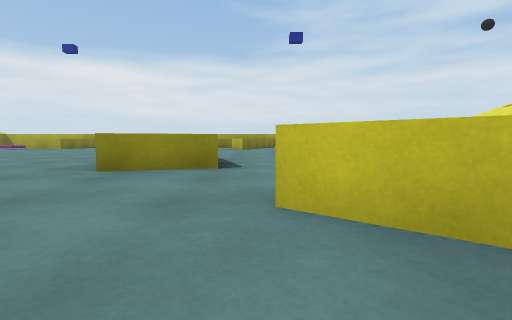
View 1 (above)

16 first-person views from a walk through a 3-D level made in the Unity game engine. The camera is 0.33 m above the floor, tilts 4° down and sees 85° across. The floor is counted in squares, 1 m on a side. Each view is taken from the middle of a square. On the plan, view 1 faces up. The plan holds only what a view shows up to about 9 squares ahead; the rest is blank. The place goes on beyond the plan. The player is left out.

View 2
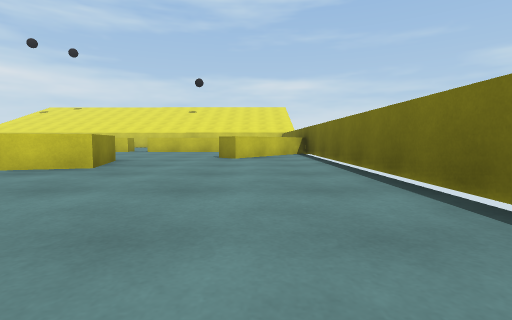

View 3
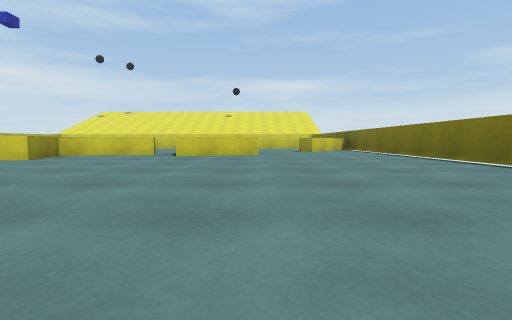

View 4
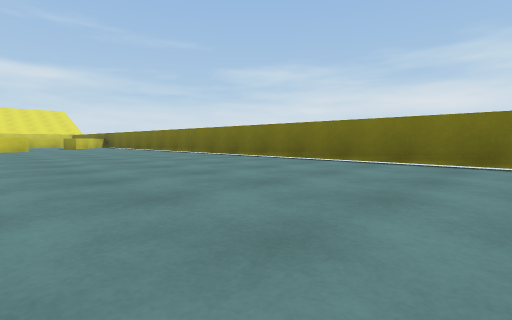

View 5
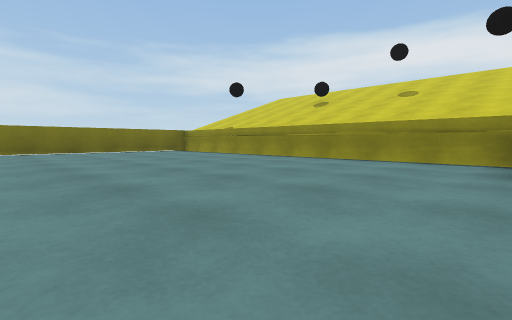

View 6
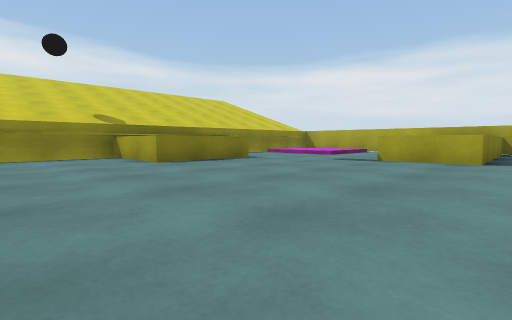

View 7
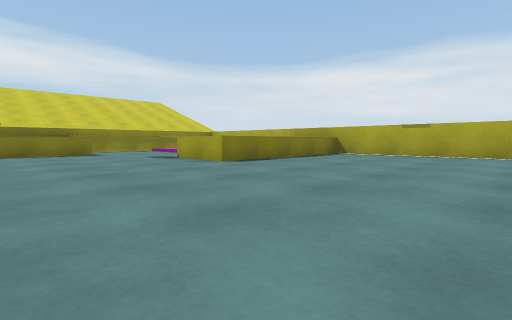

View 8
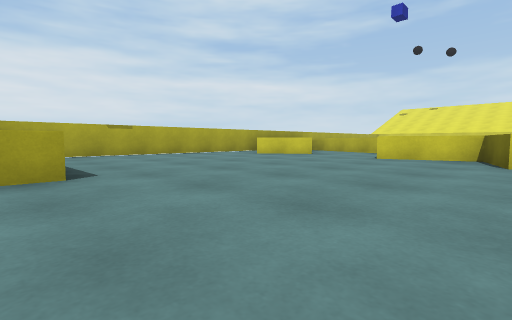

View 9
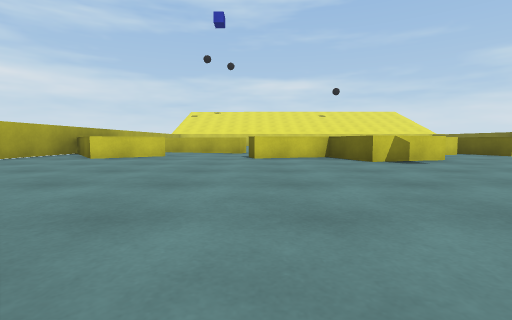

View 10
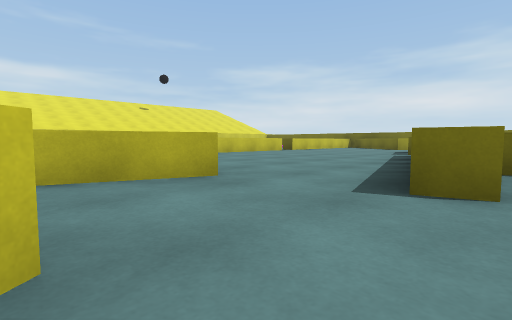

View 11
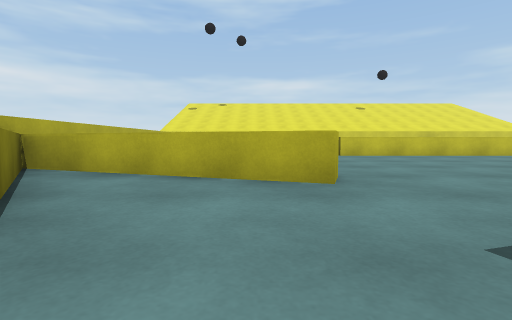

View 12
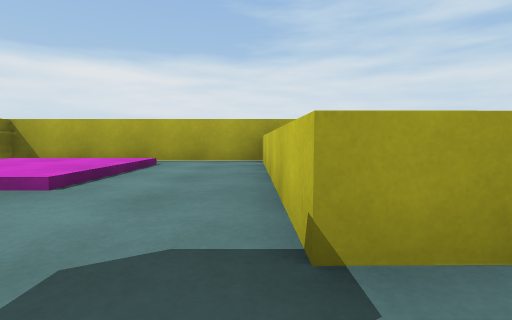

View 13
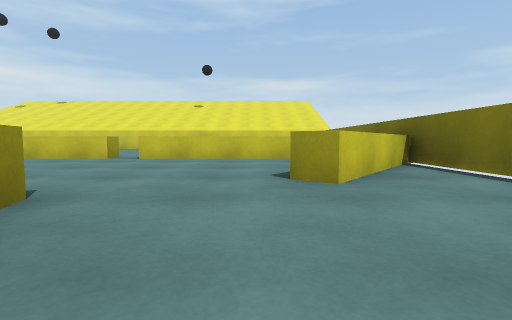

View 14
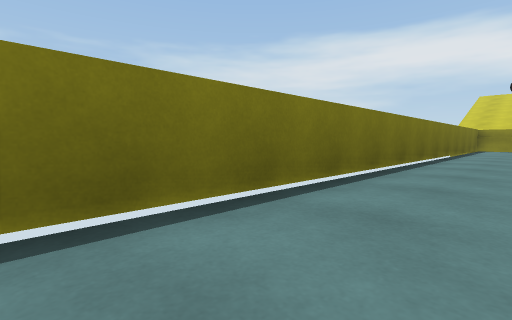

View 15
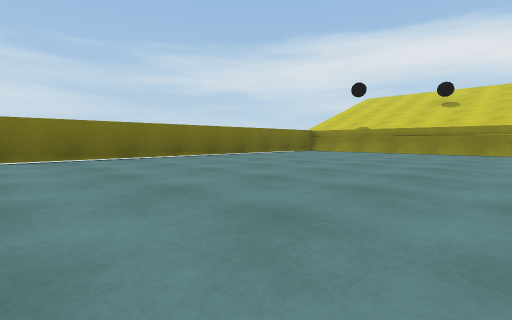

View 16
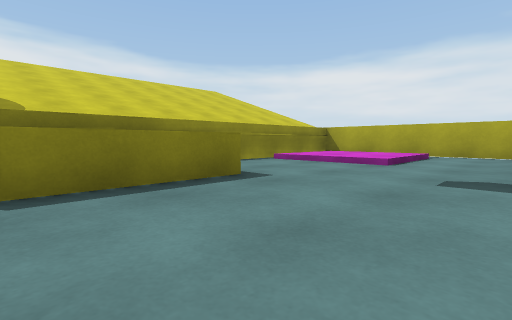

### Floor plan
Key: @ floor where view 1 was taken; # wall or solid block; x gap in a wall; . main floor; : floor 0.1 m higher than the main floor; / step, stairs or slope; ^ raised ledge; B yellow block.
Columns run from 13 left of view 1 to 4 right of it. Each row starts with its distance up from view 1.
 15 ###########    ###
 14 #//.^^.....^^^^
 13 #::.^^....^^^^
 12 #//.^^.....^.^
 11 #...^^......^^
 10 #^.........#...
  9 # ^........^....^
  8 #^^.......BB....^
  7 #.........BB....^
  6 #..........^^...^
  5 #...........^...^
  4 #..........^^...^
  3 #...........^#..^
  2 #............x..^
  1 #............#^ ^
  0 #............@.#^
 -1 ################

Where each view was taken, in squares from view 1:
view 1: 0 up, 0 right, facing up
view 2: 1 up, 5 left, facing right
view 3: 3 up, 8 left, facing right
view 4: 4 up, 12 left, facing down-right
view 5: 8 up, 8 left, facing down-left
view 6: 6 up, 7 left, facing up-left
view 7: 8 up, 4 left, facing up-left
view 8: 8 up, 8 left, facing up-right
view 9: 10 up, 8 left, facing right
view 10: 12 up, 3 left, facing down-right
view 11: 11 up, 3 left, facing right
view 12: 10 up, 9 left, facing up
view 13: 2 up, 2 left, facing right
view 14: 1 up, 2 left, facing down-left
view 15: 5 up, 5 left, facing down-left
view 16: 8 up, 9 left, facing up-left
